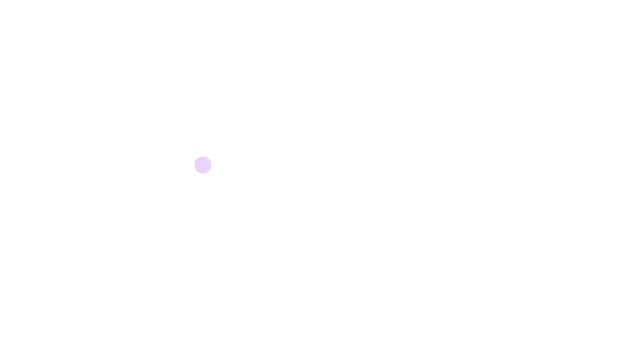
Frame 1 (no input)
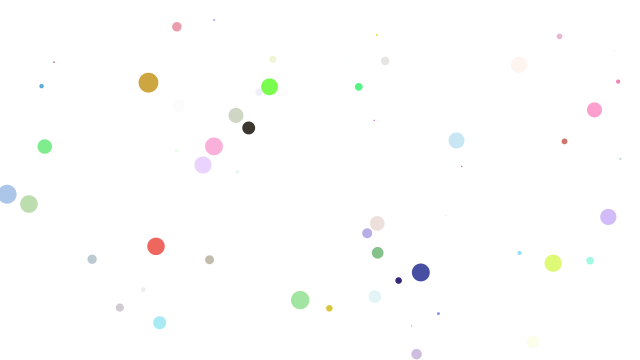
Frame 60 (the mouse pressed at the canvas centre just before this capture)
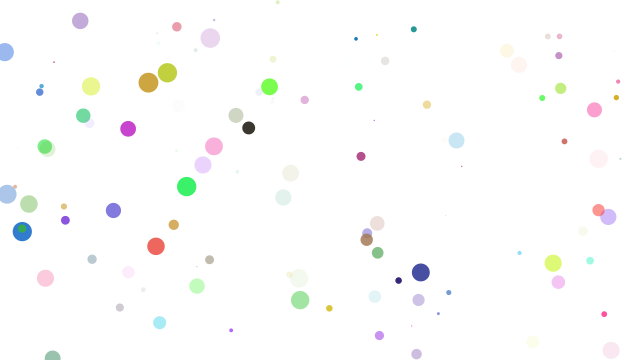
Frame 120 (the mouse held since frame 60 and released just before this capture)

The Processing sketch that drew these frames (run headless with seeded random() and noise(); from frame 60 on, the mouse is pressed at the canvas centre):

// Processing sketch: color_circle_generator
// ── color_circle_generator.pde
// Learning Processing
// Daniel Shiffman
// http://www.learningprocessing.com

// Example 4-7: Filling variables with random values

float r;
float g;
float b;
float a;

float diam;
float x;
float y;

void setup() {
  size(640,360);
  background(255);
}

void draw() {
  // Each time through draw(), new random numbers are picked for a new ellipse.
  r = random(255);
  g = random(255);
  b = random(255);
  a = random(255);
  diam = random(20);
  x = random(width);
  y = random(height);
  
  // Use values to draw an ellipse
  noStroke();
  fill(r,g,b,a);
  ellipse(x,y,diam,diam);
}
